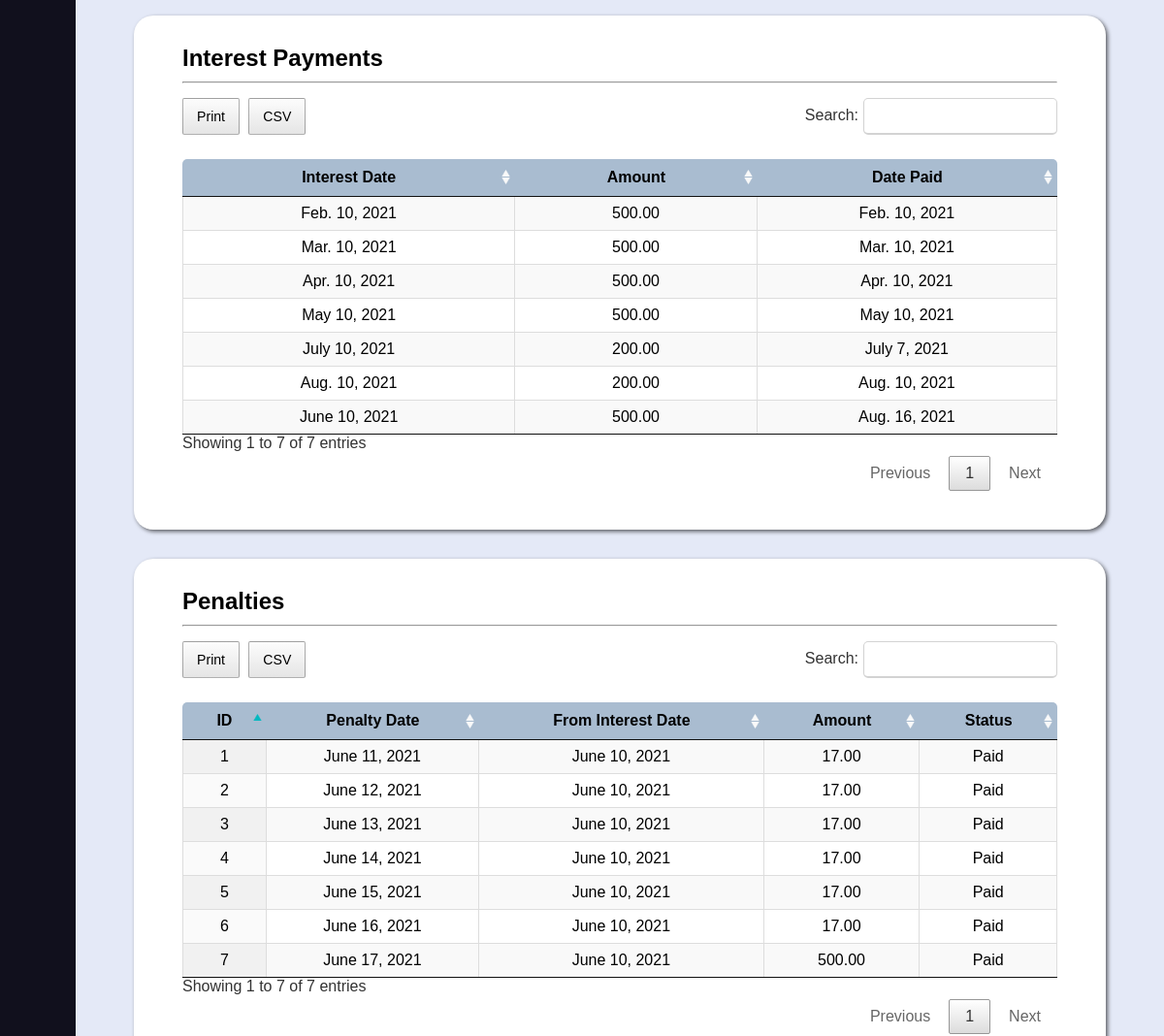
Before: /loan-details.php?id=1 (middle part) with the older database file.
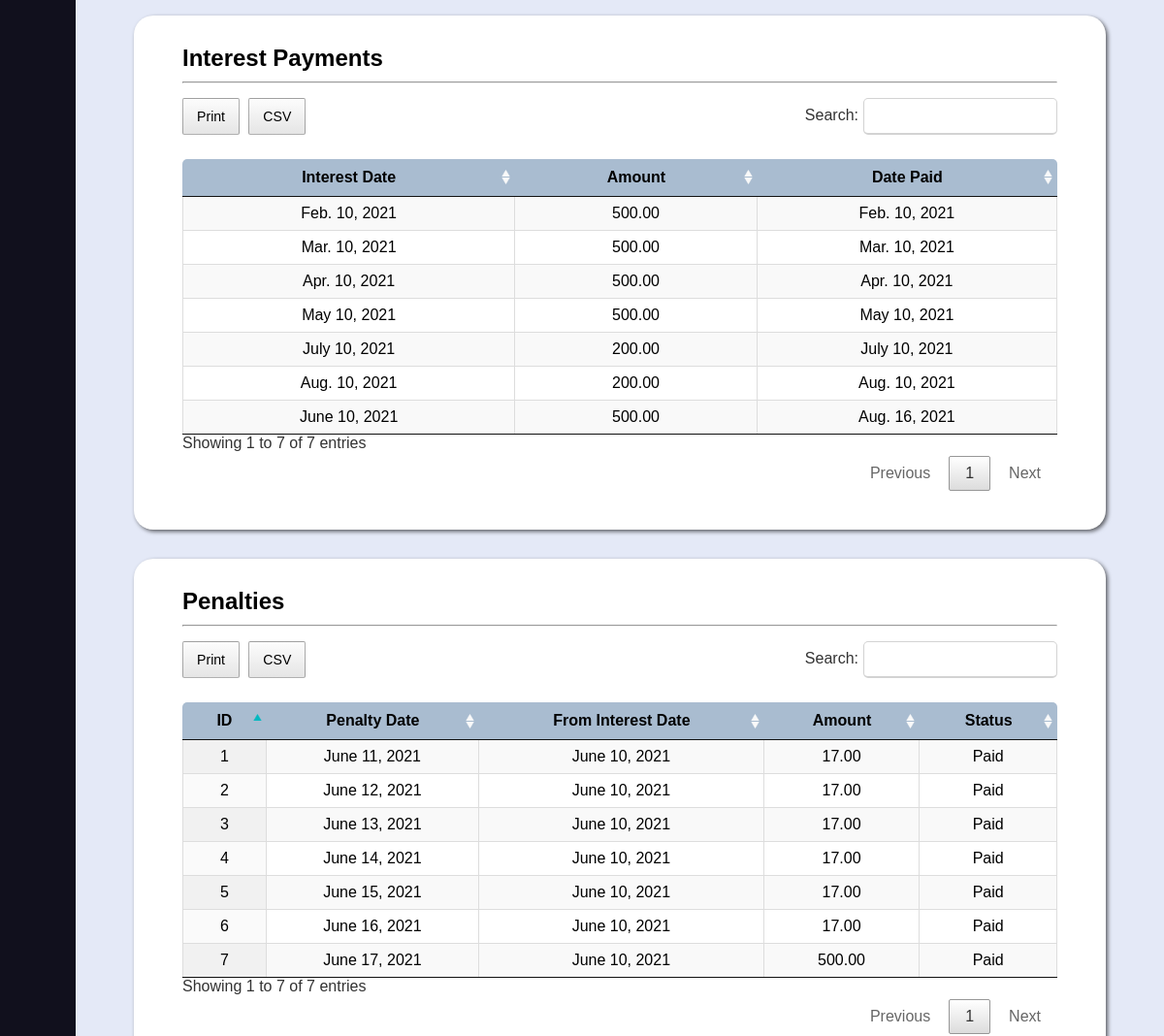
After: the same page with the newer database file.
### tables this page shows
CREATE TABLE `interest_payment` (
	`interest_payment_id` INT UNSIGNED AUTO_INCREMENT PRIMARY KEY,
	`amount` DECIMAL(9, 2) NOT NULL,
	`date_time_paid` DATETIME NOT NULL DEFAULT (NOW()),
	`interest_id` INT UNSIGNED NOT NULL,

	CONSTRAINT fk_interest_payment_interest_id FOREIGN KEY (`interest_id`)
		REFERENCES `interest` (`interest_id`)
		ON UPDATE CASCADE
		ON DELETE RESTRICT
);

CREATE TABLE `interest` (
	`interest_id` INT UNSIGNED AUTO_INCREMENT PRIMARY KEY,
	`interest_date` DATE NOT NULL,
	`amount` DECIMAL(9, 2) NOT NULL,
	`status` ENUM('Paid', 'Pending', 'Overdue', 'Late') DEFAULT 'Pending' NOT NULL,
	`loan_id` INT UNSIGNED NOT NULL,

	CONSTRAINT fk_interest_loan_id FOREIGN KEY (`loan_id`)
		REFERENCES `loan` (`loan_id`)
		ON UPDATE CASCADE
		ON DELETE RESTRICT
);

CREATE TABLE `penalty` (
	`penalty_id` INT UNSIGNED AUTO_INCREMENT PRIMARY KEY,
	`penalty_date` DATE NOT NULL,
	`amount` DECIMAL(9, 2) NOT NULL,
	`status` ENUM('Paid', 'Pending') DEFAULT 'Pending' NOT NULL,
	`interest_id` INT UNSIGNED NOT NULL,
	`loan_id` INT UNSIGNED NOT NULL,

	CONSTRAINT fk_penalty_interest_id FOREIGN KEY (`interest_id`)
		REFERENCES `interest` (`interest_id`)
		ON UPDATE CASCADE
		ON DELETE RESTRICT,
	CONSTRAINT fk_penalty_loan_id FOREIGN KEY (`loan_id`)
		REFERENCES `loan` (`loan_id`)
		ON UPDATE CASCADE
		ON DELETE RESTRICT
);

### lib/database-handler.php (called while the page is built, shortened)
<?php
class Database {
	private $host = DB_HOST;
	private $dbname = DB_NAME;
	private $charset = DB_CHARSET;
	private $user = DB_USER;
	private $password = DB_PASSWORD;
	private $dbh;
	private $stmt;
	public function __construct() {
		$dsn = "mysql:host=".$this->host.";charset=".$this->charset.";dbname=".$this->dbname;
		$options = array (
			PDO::ATTR_PERSISTENT => true,
			PDO::ATTR_ERRMODE => PDO::ERRMODE_EXCEPTION,
			PDO::ATTR_ORACLE_NULLS => PDO::NULL_NATURAL
		);
		try {
			$this->dbh = new PDO($dsn, $this->user, $this->password, $options);
		}
		catch (PDOException $e) {
			$this->error = $e->getMessage()." in ".$e->getFile()." on line ".$e->getLine();
			$this->terminate();
		}
	}
	public function query($query) {
		$this->stmt = $this->dbh->prepare($query);
	}
	public function bind($param, $value, $type = null) {
		if (is_null($type)) {
			switch (true) {
				default:
					$type = PDO::PARAM_STR;
			}
		}
		$this->stmt->bindValue($param, $value, $type);
	}
	public function execute($message = "", $redirect = "") {
		try {
			return $this->stmt->execute();
		}
		catch (PDOException $e) {
			$this->logFile = "../src/log.txt";
			$this->error = $e->getMessage()." in ".$e->getFile()." on line ".$e->getLine();
			$this->logError();
		}
		finally {
			if ($redirect !== "") {
				$this->confirmQuery($message, $redirect);
			}
		}
	}
	public function resultSet() {
		$this->execute();
		return $this->stmt->fetchAll(PDO::FETCH_OBJ);
	}
}

### models/Transaction.php (called while the page is built, shortened)
<?php
class Transaction {
	private $db;
	public function __construct() {
		$this->db = new Database();
	}
	public function getLoan($id) {
		$this->db->query("SELECT * FROM `loan` WHERE `loan_id` = ?");
		$this->db->bind(1, $id);
		return $this->db->resultRecord();
	}
	public function getPrincipalPayments($id) {
		$this->db->query("SELECT * FROM `principal_payment` WHERE `loan_id` = ?");
		$this->db->bind(1, $id);
		return $this->db->resultSet();
	}
	public function getPrincipalBalance($id) {
		$this->db->query("CALL get_principal_balance(?, @balance)");
		$this->db->bind(1, $id);
		$this->db->execute();
		$this->db->query("SELECT @balance");
		return $this->db->resultColumn();
	}
	public function getPrincipalBalanceByDateTime($id, $date_time) {
		$this->db->query("CALL get_principal_balance_by_date_time(?, ?, @balance)");
		$this->db->bind(1, $id);
		$this->db->bind(2, $date_time);
		$this->db->execute();
		$this->db->query("SELECT @balance");
		return $this->db->resultColumn();
	}
	public function getInterests($id) {
		$this->db->query("SELECT * FROM `interest` WHERE `loan_id` = ?");
		$this->db->bind(1, $id);
		return $this->db->resultSet();
	}
	public function getInterestPayments($id) {
		$this->db->query("SELECT `interest_date`, `interest_payment`.`amount`, `date_time_paid` FROM `interest_payment` INNER JOIN `interest` USING (`interest_id`) WHERE `loan_id` = ?");
		$this->db->bind(1, $id);
		return $this->db->resultSet();
	}
	public function getPenalties($id) {
		$this->db->query("SELECT `penalty_id`, `penalty_date`, `interest_date`, `penalty`.`amount`, `penalty`.`status` FROM `penalty` INNER JOIN `interest` USING (`interest_id`) WHERE `penalty`.`loan_id` = ?");
		$this->db->bind(1, $id);
		return $this->db->resultSet();
	}
	public function getPenaltyPayments($id) {
		$this->db->query("SELECT `penalty_date`, `penalty_payment`.`amount`, `date_time_paid` FROM `penalty_payment` INNER JOIN `penalty` USING (`penalty_id`) WHERE `loan_id` = ?");
		$this->db->bind(1, $id);
		return $this->db->resultSet();
	}
	public function getProcessingFees($id) {
		$this->db->query("SELECT * FROM `processing_fee` WHERE `loan_id` = ?");
		$this->db->bind(1, $id);
		return $this->db->resultSet();
	}
	public function getProcessingFeePayments($id) {
		$this->db->query("SELECT `processing_fee_date`, `processing_fee_payment`.`amount`, `date_time_paid` FROM `processing_fee_payment` INNER JOIN `processing_fee` USING (`processing_fee_id`) WHERE `loan_id` = ?");
		$this->db->bind(1, $id);
		return $this->db->resultSet();
	}
	public function getAccruedInterest($id) {
		$this->db->query("CALL get_accrued_interest(?, @accrued_interest)");
		$this->db->bind(1, $id);
		$this->db->execute();
		$this->db->query("SELECT @accrued_interest");
		return $this->db->resultColumn();
	}
	public function getTotalReceivablesByLoan($id) {
		$this->db->query("CALL get_total_receivables_by_loan(?, @total_receivables)");
		$this->db->bind(1, $id);
		$this->db->execute();
		$this->db->query("SELECT @total_receivables");
		return $this->db->resultColumn();
	}
}

### lib/conversion-util.php (called while the page is built, shortened)
<?php
class Converter {
	public function shortToLongDate($date) {
		$time_stamp = strtotime($date);
		$format = "M. j, Y";
		$formatted_date = date($format, $time_stamp);
		if (strpos($formatted_date, "May") !== false)
			$formatted_date = str_replace(".", "", $formatted_date);
		else if (strpos($formatted_date, "Jun") !== false)
			$formatted_date = str_replace(".", "e", $formatted_date);
		else if (strpos($formatted_date, "Jul") !== false)
			$formatted_date = str_replace(".", "y", $formatted_date);
		return $formatted_date;
	}
}

### loan-details.php (the view, shortened to what this page needs)
<?php
	if (isset($_GET["id"]))
		$id = $_GET["id"];
	else {
		echo "<script>alert('Sorry, something went wrong!');</script>";
		echo "<script>window.location.replace('transactions.php');</script>";
	}
	require_once "lib/database-handler.php";
	require_once "lib/conversion-util.php";
	require_once "models/Transaction.php";
	$converter = new Converter();
	$transaction = new Transaction();
	$interest_payments = $transaction->getInterestPayments($id);
	$penalties = $transaction->getPenalties($id);
?>
<!DOCTYPE html>
<html lang="en">
<head>
	<link rel="stylesheet" type="text/css" href="css/all.min.css" />
	<link rel="stylesheet" type="text/css" href="css/datatables.min.css" />
	<link rel="stylesheet" type="text/css" href="css/tingle.min.css" />
	<link rel="stylesheet" type="text/css" href="css/style.css" />
	<link rel="stylesheet" type="text/css" href="css/vertical-nav-bar.css" />
	<link rel="stylesheet" type="text/css" href="css/tables.css" />
	<link rel="stylesheet" type="text/css" href="css/forms.css" />
	<link rel="stylesheet" type="text/css" href="css/loan-details.css" />
	<link rel="stylesheet" type="text/css" href="css/media-queries.css" />
</head>
<body>
	<main>
		<section id="interest-payments">
			<h3>Interest Payments</h3>
			<hr />
			<table id="interest-payments-tbl" class="display cell-border" width="100%">
				<thead>
					<tr>
						<th>Interest Date</th>
						<th>Amount</th>
						<th>Date Paid</th>
					</tr>
				</thead>
				<tbody>
					<?php foreach ($interest_payments as $ip): ?>
					<tr>
						<td><?php echo $converter->shortToLongDate($ip->interest_date); ?></td>
						<td><?php echo number_format($ip->amount, 2, ".", ","); ?></td>
						<td><?php echo $converter->shortToLongDate($ip->date_time_paid); ?></td>
					</tr>
					<?php endforeach; ?>
				</tbody>
			</table>
		</section>
		<section id="penalties">
			<h3>Penalties</h3>
			<hr />
			<table id="penalties-tbl" class="display cell-border" width="100%">
				<thead>
					<tr>
						<th>ID</th>
						<th>Penalty Date</th>
						<th>From Interest Date</th>
						<th>Amount</th>
						<th>Status</th>
					</tr>
				</thead>
				<tbody>
					<?php foreach ($penalties as $p): ?>
					<tr>
						<td><?php echo $p->penalty_id; ?></td>
						<td><?php echo $converter->shortToLongDate($p->penalty_date); ?></td>
						<td><?php echo $converter->shortToLongDate($p->interest_date); ?></td>
						<td><?php echo number_format($p->amount, 2, ".", ","); ?></td>
						<?php if ($p->status == "Paid"): ?>
						<td><?php echo $p->status; ?></td>
						<?php endif; ?>
					</tr>
					<?php endforeach; ?>
				</tbody>
			</table>
		</section>
	</main>
</body>
</html>

### css/style.css (style rules this page uses)
:root { --athens-gray: #e8e9eb; --azureish-white: #dae8f5; --botticelli: #d4e1ee; --blue-chill: #0d8b90; --cyan: #03b8c0; --dark-purple: #1d1b31; --eden: #0d3b4c; --light-steel-blue: #a9bcd0; --link-water: #e4e9f7; --roman-silver: #787e87; --silver-sand: #c5c6c8; --xiketic: #11101d; }
* { box-sizing: border-box; font-family: "Poppins", sans-serif; margin: 0; padding: 0; }
html, body { height: 100%; }
main { background: var(--link-water); left: 280px; min-height: 100vh; position: relative; transition: all 0.5s ease; width: calc(100% - 280px); padding-bottom: 30px; }
h3 { font-size: 24px; margin: 10px 0; }
section { margin: 30px 60px; padding: 20px 50px 40px 50px; box-shadow: 2px 2px 4px rgba(0, 0, 0, 0.6); background-color: #fff; border-radius: 20px; }
hr { margin-bottom: 15px; }

### css/vertical-nav-bar.css (style rules this page uses)
nav { background: var(--xiketic); height: 100%; left: 0; position: fixed; top: 0; transition: all 0.5s ease; width: 280px; z-index: 100; }
nav.closed { width: 78px; }
nav .nav-links { height: 100%; overflow: auto; padding: 30px 0 150px 0; }
nav.closed .nav-links { overflow: visible; }
nav.closed ~ main { left: 78px; width: calc(100% - 78px); }

### css/tables.css (style rules this page uses)
table { padding-top: 20px; text-align: center; }
table thead th { font-family: "Poppins Regular", sans-serif; background-color: var(--light-steel-blue); }
table thead th:first-child { border-radius: 5px 0 0 0; }
table thead th:last-child { border-radius: 0 5px 0 0; }

Changed rows visible on the page:
changed interest_payment "July 10, 2021": date_time_paid "July 7, 2021" → "July 10, 2021"
